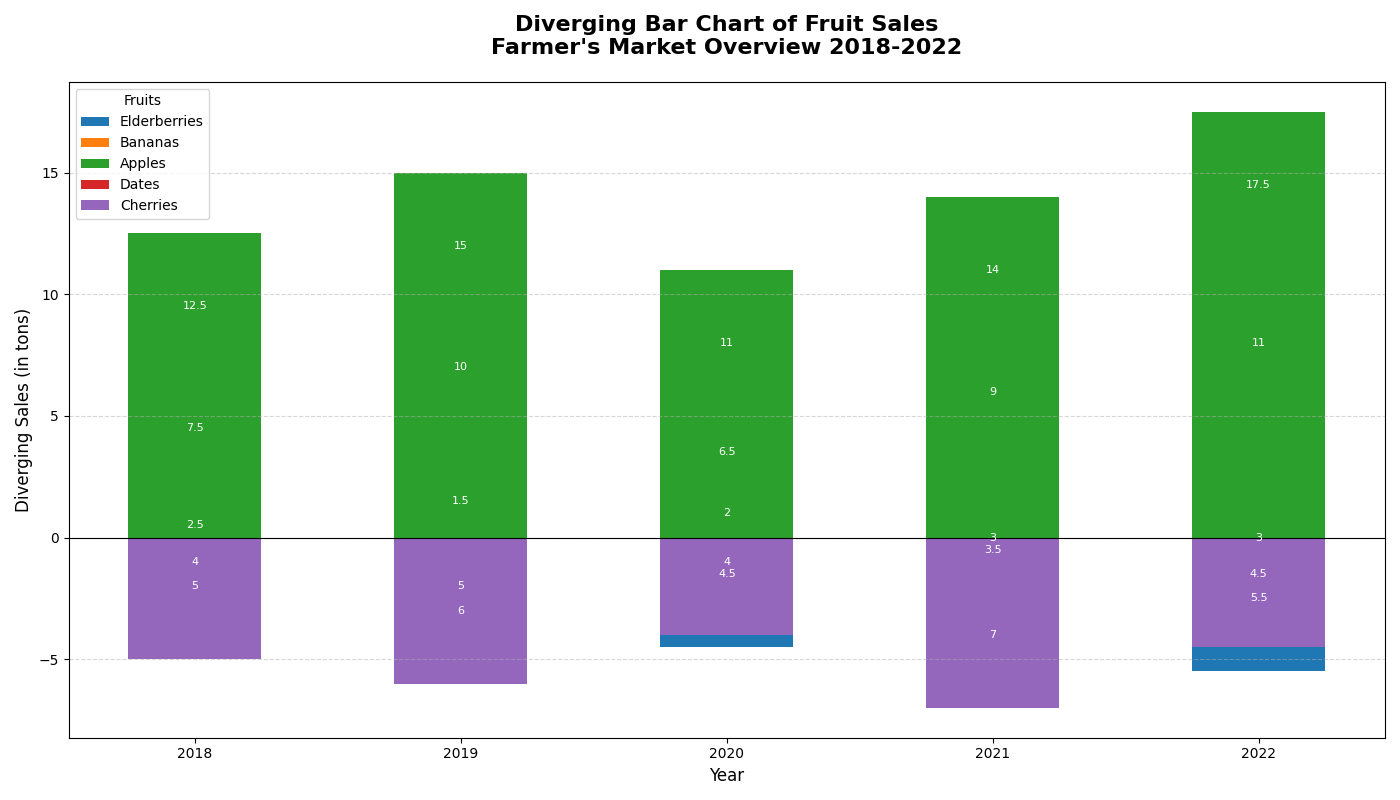

Write Python code to recreate this figure.
import matplotlib.pyplot as plt
import numpy as np

years = ['2018', '2019', '2020', '2021', '2022']
fruits = ['Apples', 'Bananas', 'Cherries', 'Dates', 'Elderberries']

sales_data = {
    'Elderberries': [-4, -5, -4.5, -3, -5.5],
    'Bananas': [7.5, 10, 6.5, 9, 11],
    'Apples': [12.5, 15, 11, 14, 17.5],
    'Dates': [-2.5, -1.5, -2, -3.5, -3],
    'Cherries': [-5, -6, -4, -7, -4.5]
}

years_count = len(years)
bar_width = 0.5
year_positions = np.arange(years_count)

fig, ax = plt.subplots(figsize=(14, 8))

bottoms = np.zeros(years_count)
for fruit, sales in sales_data.items():
    ax.bar(year_positions, sales, bar_width, bottom=bottoms, label=fruit)

for fruit, sales in sales_data.items():
    for i, sale in enumerate(sales):
        ax.text(year_positions[i], sale + (3 if sale < 0 else -3), f'{abs(sale)}',
                ha='center', va='center', fontsize=8, color='white')

ax.set_title("Diverging Bar Chart of Fruit Sales\nFarmer's Market Overview 2018-2022", fontsize=16, weight='bold', pad=20)
ax.set_xlabel("Year", fontsize=12)
ax.set_ylabel("Diverging Sales (in tons)", fontsize=12)
ax.set_xticks(year_positions)
ax.set_xticklabels(years)
ax.axhline(0, color='black', linewidth=0.8)
ax.legend(loc='upper left', title="Fruits")

ax.grid(True, axis='y', linestyle='--', alpha=0.5)

plt.tight_layout()
plt.show()
